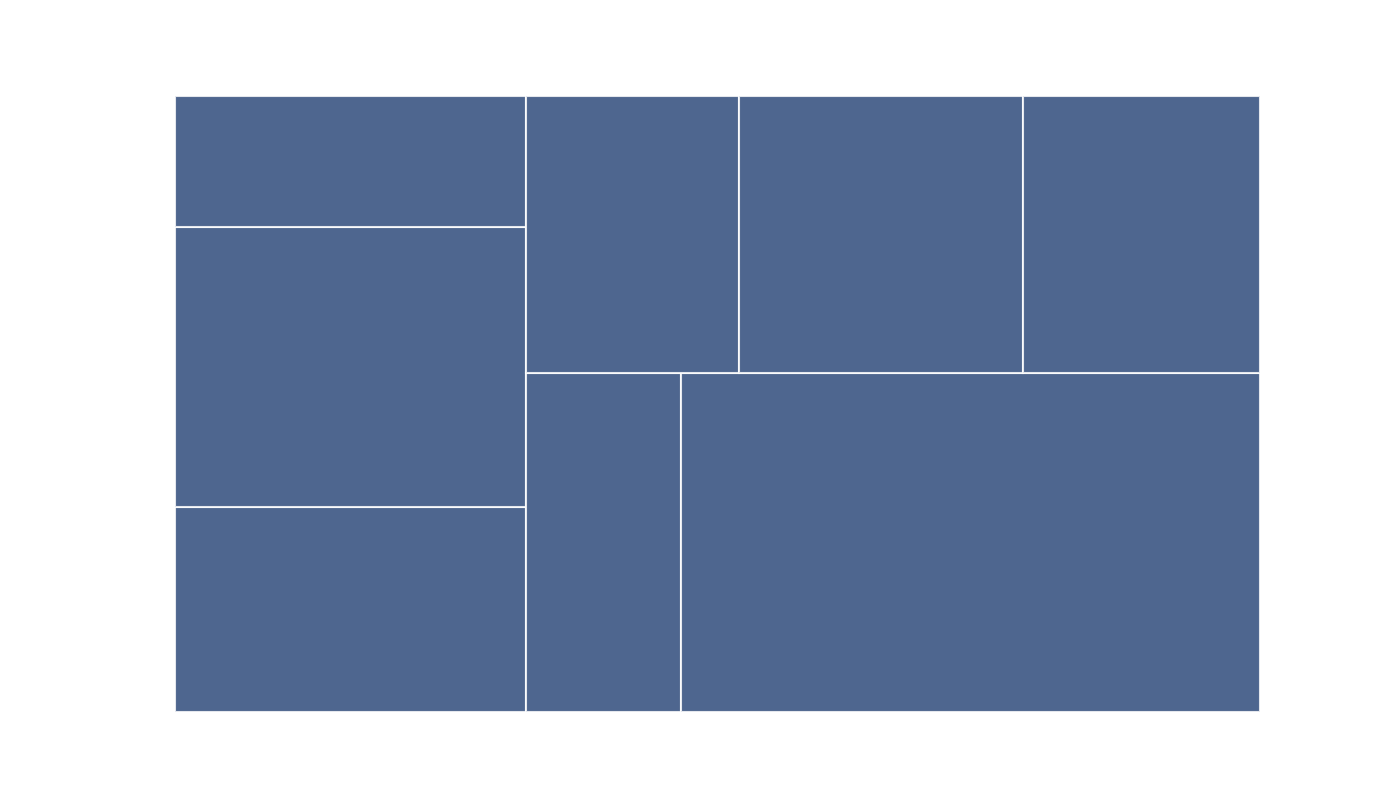

This chart was generated by the following Python code:
import matplotlib.pyplot as plt
import squarify

populations = [110, 150, 70, 80, 300, 90, 120, 100]

# Use a single color for all groups
single_color = '#2f4b7c'
colors = [single_color] * len(populations)

plt.figure(figsize=(14, 8))

squarify.plot(sizes=populations, color=colors, alpha=0.85, edgecolor="white", linewidth=1.5)

plt.axis('off')
plt.show()
